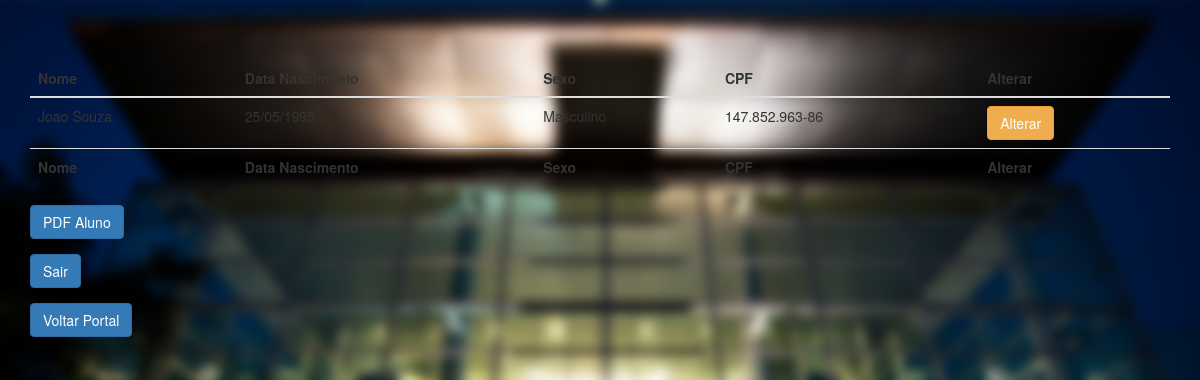
/visao/aluno/dados-aluno.php (signed in), run on the app's committed database.
### tables this page shows
CREATE TABLE `pessoa` (
  `idpessoa` bigint(20) NOT NULL,
  `nome` varchar(30) NOT NULL,
  `sexo` varchar(30) NOT NULL,
  `datanasc` varchar(30) NOT NULL,
  `cpf` char(14) NOT NULL,
  `idestado` bigint(20) DEFAULT NULL,
  `idcidade` bigint(20) DEFAULT NULL,
  `idbairro` bigint(20) DEFAULT NULL,
  `idrua` bigint(20) DEFAULT NULL
);

### dao/conexaobanco.class.php (called while the page is built, shortened)
<?php
class ConexaoBanco extends PDO {
  private static $instance = null;
  public static function getInstance(){
    try{
        if(!isset(self::$instance)){
          self::$instance = new
          ConexaoBanco("mysql:dbname=escolav2;host=localhost","root","");
        }
        return self::$instance;
    }catch(PDOException $e){
        echo "Erro ao conectar no banco! ".$e;
    }
  }
}

### dao/pessoadao.class.php (called while the page is built, shortened)
<?php
require_once 'conexaobanco.class.php';
 class PessoaDAO {
   private $conexao = null;
   public function __construct(){
     $this->conexao = ConexaoBanco::getInstance();
   }
   public function buscarPessoa($u){
       try {
           $stat = $this->conexao->prepare("select * from pessoa where idpessoa = ?");
           $stat->bindValue(1, $u->idUsuario);
           $stat->execute();
           $array = $stat->fetchAll(PDO::FETCH_CLASS, 'Usuario');
           return $array;
       }
       catch (PDOException $e) {
           echo "Erro ao buscar usuario! " . $e;
       }
   }
 }

### modelo/usuario.class.php (called while the page is built, shortened)
<?php
class Usuario {
  public function __get($a){return $this->$a;}
}

### visao/aluno/dados-aluno.php (the view, shortened to what this page needs)
<?php
include_once '../../dao/pessoadao.class.php';
if(isset($_SESSION['privateUser'])){
  include_once "../../modelo/usuario.class.php";
  $u = unserialize($_SESSION['privateUser']);
}else{
  $_SESSION['msg'] = "Você não está logado!";
  header("location:../../index.php");
  return;
}
?>
<!DOCTYPE html>
<html lang="en">
<head>
    <link href="../../vendor/twbs/bootstrap/dist/css/bootstrap.min.css" rel="stylesheet"/>
    <link rel="stylesheet" type='text/css' href="../../assets/css/style.css">
</head>
<body>
<div class='container'>
<div class="table-responsive">
<table class="table table-hover table-dark">
  <thead>
    <tr>
      <th>Nome</th>
      <th>Data Nascimento</th>
      <th>Sexo</th>
      <th>CPF</th>
      <th>Alterar</th>
    </tr>
  </thead>
  <tfoot>
    <tr>
      <th>Nome</th>
      <th>Data Nascimento</th>
      <th>Sexo</th>
      <th>CPF</th>
      <th>Alterar</th>
    </tr>
  </tfoot>
  <tbody>
    <?php
    $pDAO = new PessoaDAO();
    $ps = $pDAO->buscarPessoa($u);
    foreach ($ps as $p) {
      echo "<tr>";
      echo "<td>$p->nome</td>";
      echo "<td>$p->datanasc</td>";
      echo "<td>$p->sexo</td>";
      echo "<td>$p->cpf</td>";
      echo "<td><a href='alterar-aluno.php?id=$p->idpessoa' class='btn btn-warning'>Alterar</a></td>";
    echo "</tr>";
    }
    ?>
  </tbody>
</table>
</div>
<form name="pdfaluno" method="post" action="">
  <div class="form-group">
    <input type="submit" name="pdfaluno" value="PDF Aluno" class="btn btn-primary">
  </div>
</form>
<form name="deslogar" method="post" action="">
  <div class="form-group">
    <input type="submit" name="deslogar" value="Sair" class="btn btn-primary">
  </div>
  <div class="form-group">
    <input type="submit" name="voltarportal" value="Voltar Portal" class="btn btn-primary">
  </div>
</form>
</div>
</body>

### assets/css/style.css (style rules this page uses)
body { background: url('../../img/back.jpg')no-repeat center center fixed; -webkit-background-size:cover; -moz-background-size:cover; -o-background-size:cover; background-size:cover; padding-top: 5%; }

### data on the page
pessoa: nome "Joao Souza", datanasc "25/05/1995", sexo "Masculino", cpf "147.852.963-86"
